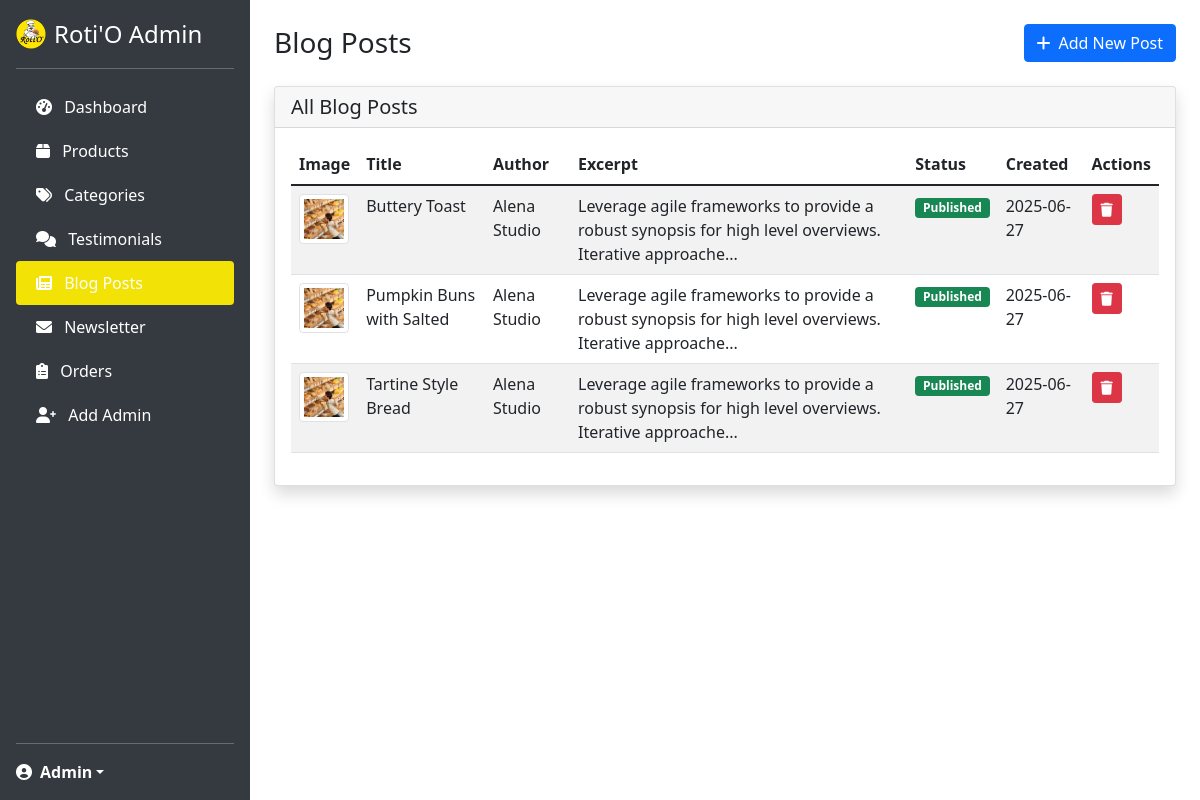
The page /admin/posts.php on the database its author committed.
### tables this page shows
CREATE TABLE posts (
    id INT PRIMARY KEY AUTO_INCREMENT,
    title VARCHAR(200) NOT NULL,
    slug VARCHAR(200) UNIQUE NOT NULL,
    content TEXT,
    excerpt TEXT,
    image VARCHAR(255),
    author VARCHAR(100) DEFAULT 'Admin',
    status ENUM('published', 'draft') DEFAULT 'published',
    created_at TIMESTAMP DEFAULT CURRENT_TIMESTAMP
);

### admin/includes/functions.php (called while the page is built, shortened)
<?php
$database = new Database();
$pdo = $database->getConnection();
function getAllPosts() {
    global $pdo;
    $sql = "SELECT * FROM posts ORDER BY created_at DESC";
    $stmt = $pdo->prepare($sql);
    $stmt->execute();
    return $stmt->fetchAll(PDO::FETCH_ASSOC);
}
?>

### admin/posts.php (the view, shortened to what this page needs)
<?php
require_once 'includes/functions.php';
$action = $_GET['action'] ?? 'list';
$posts = getAllPosts();
?>
<!DOCTYPE html>
<html lang="en">
<head>
    <link href="https://cdn.jsdelivr.net/npm/bootstrap@5.1.3/dist/css/bootstrap.min.css" rel="stylesheet">
    <link href="https://cdnjs.cloudflare.com/ajax/libs/font-awesome/6.0.0/css/all.min.css" rel="stylesheet">
</head>
<body>
    <nav class="sidebar position-fixed top-0 start-0 d-flex flex-column flex-shrink-0 p-3 text-white" style="width: 250px;">
        <a href="index.php" class="d-flex align-items-center mb-3 mb-md-0 me-md-auto text-white text-decoration-none">
            <img src="../images/logo-rotio.png" alt="Roti'O" class="me-2" style="width: 30px; height: 30px;">
            <span class="fs-4">Roti'O Admin</span>
        </a>
        <hr>
        <ul class="nav nav-pills flex-column mb-auto">
            <li class="nav-item">
                <a href="index.php" class="nav-link text-white">
                    <i class="fas fa-tachometer-alt me-2"></i>
                    Dashboard
                </a>
            </li>
            <li>
                <a href="products.php" class="nav-link text-white">
                    <i class="fas fa-box me-2"></i>
                    Products
                </a>
            </li>
            <li>
                <a href="categories.php" class="nav-link text-white">
                    <i class="fas fa-tags me-2"></i>
                    Categories
                </a>
            </li>
            <li>
                <a href="testimonials.php" class="nav-link text-white">
                    <i class="fas fa-comments me-2"></i>
                    Testimonials
                </a>
            </li>
            <li>
                <a href="posts.php" class="nav-link active">
                    <i class="fas fa-newspaper me-2"></i>
                    Blog Posts
                </a>
            </li>
            <li>
                <a href="newsletter.php" class="nav-link text-white">
                    <i class="fas fa-envelope me-2"></i>
                    Newsletter
                </a>
            </li>
            <li>
                <a href="orders.php" class="nav-link text-white">
                    <i class="fas fa-clipboard-list me-2"></i>
                    Orders
                </a>
            </li>
            <li>
                <a href="register.php" class="nav-link text-white">
                    <i class="fas fa-user-plus me-2"></i>
                    Add Admin
                </a>
            </li>
        </ul>
        <hr>
        <div class="dropdown">
            <a href="#" class="d-flex align-items-center text-white text-decoration-none dropdown-toggle" id="dropdownUser1" data-bs-toggle="dropdown" aria-expanded="false">
                <i class="fas fa-user-circle me-2"></i>
                <strong><?php echo htmlspecialchars($_SESSION['admin_name'] ?? 'Admin'); ?></strong>
            </a>
        </div>
    </nav>
    <div class="main-content">
        <div class="container-fluid p-4">
            <div class="d-flex justify-content-between align-items-center mb-4">
                <h1 class="h3 mb-0">Blog Posts</h1>
                <a href="?action=add" class="btn btn-primary">
                    <i class="fas fa-plus me-2"></i>Add New Post
                </a>
            </div>
            <?php if ($action === 'list'): ?>
                <div class="card shadow">
                    <div class="card-header">
                        <h5 class="mb-0">All Blog Posts</h5>
                    </div>
                    <div class="card-body">
                        <div class="table-responsive">
                            <table class="table table-striped">
                                <thead>
                                    <tr>
                                        <th>Image</th>
                                        <th>Title</th>
                                        <th>Author</th>
                                        <th>Excerpt</th>
                                        <th>Status</th>
                                        <th>Created</th>
                                        <th>Actions</th>
                                    </tr>
                                </thead>
                                <tbody>
                                    <?php foreach ($posts as $post): ?>
                                    <tr>
                                        <td>
                                            <?php if (!empty($post['image_data'])): ?>
                                                <?php echo displayImage($post['image_data'], $post['image_mime'], 'img-thumbnail', $post['title']); ?>
                                            <?php else: ?>
                                                <img src="../images/posts/default.jpg" class="img-thumbnail" alt="<?php echo $post['title']; ?>" style="width: 50px; height: 50px;">
                                            <?php endif; ?>
                                        </td>
                                        <td><?php echo $post['title']; ?></td>
                                        <td><?php echo $post['author']; ?></td>
                                        <td><?php echo substr($post['excerpt'], 0, 100) . '...'; ?></td>
                                        <td>
                                            <span class="badge <?php echo ($post['status'] === 'published') ? 'bg-success' : 'bg-warning'; ?>">
                                                <?php echo ($post['status'] === 'published') ? 'Published' : 'Draft'; ?>
                                            </span>
                                        </td>
                                        <td><?php echo date('Y-m-d', strtotime($post['created_at'])); ?></td>
                                        <td>
                                            <a href="?delete=<?php echo $post['id']; ?>" class="btn btn-sm btn-danger" onclick="return confirm('Are you sure?')">
                                                <i class="fas fa-trash"></i>
                                            </a>
                                        </td>
                                    </tr>
                                    <?php endforeach; ?>
                                </tbody>
                            </table>
                        </div>
                    </div>
                </div>
            <?php endif; ?>
        </div>
    </div>
</body>
</html>

### admin/posts.php (style rules this page uses)
.sidebar { min-height: 100vh; background: #343a40; }
.sidebar .nav-link { color: #fff; padding: 10px 20px; }
.sidebar .nav-link.active { background: #F2E205; }
.main-content { margin-left: 250px; }

### rows shown on the page
posts: title "Buttery Toast", author "Alena Studio", excerpt "Leverage agile frameworks to provide a robust synopsis for high level overviews. Iterative approache", status "Published", created_at "2025-06-27"
posts: title "Pumpkin Buns with Salted", author "Alena Studio", excerpt "Leverage agile frameworks to provide a robust synopsis for high level overviews. Iterative approache", status "Published", created_at "2025-06-27"
posts: title "Tartine Style Bread", author "Alena Studio", excerpt "Leverage agile frameworks to provide a robust synopsis for high level overviews. Iterative approache", status "Published", created_at "2025-06-27"

### other values the page prints
$_SESSION['admin_name'] "Admin"
